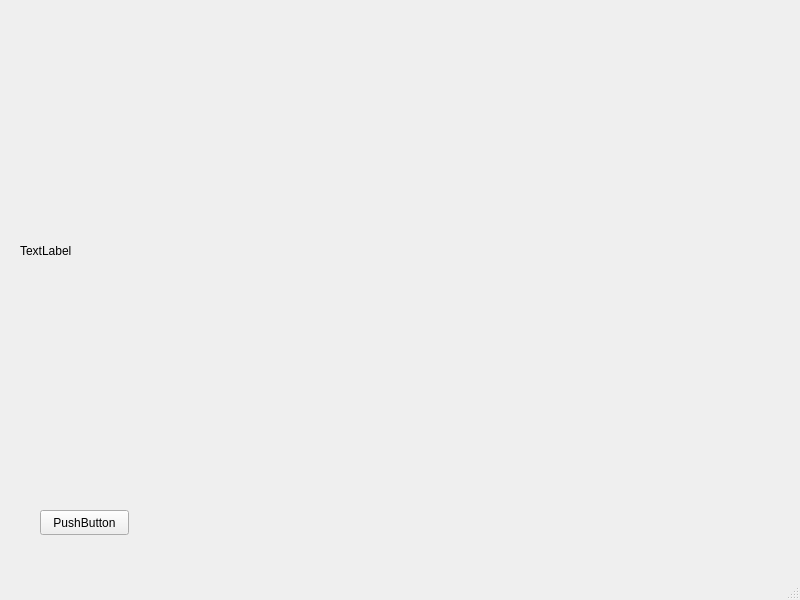
<?xml version="1.0" encoding="UTF-8"?>
<ui version="4.0">
 <class>MainWindow</class>
 <widget class="QMainWindow" name="MainWindow">
  <property name="geometry">
   <rect>
    <x>0</x>
    <y>0</y>
    <width>800</width>
    <height>600</height>
   </rect>
  </property>
  <property name="windowTitle">
   <string>MainWindow</string>
  </property>
  <widget class="QWidget" name="centralwidget">
   <widget class="QPushButton" name="pushButton">
    <property name="geometry">
     <rect>
      <x>40</x>
      <y>510</y>
      <width>89</width>
      <height>25</height>
     </rect>
    </property>
    <property name="text">
     <string>PushButton</string>
    </property>
   </widget>
   <widget class="QLabel" name="label">
    <property name="geometry">
     <rect>
      <x>20</x>
      <y>30</y>
      <width>701</width>
      <height>441</height>
     </rect>
    </property>
    <property name="text">
     <string>TextLabel</string>
    </property>
   </widget>
  </widget>
  <widget class="QMenuBar" name="menubar">
   <property name="geometry">
    <rect>
     <x>0</x>
     <y>0</y>
     <width>800</width>
     <height>22</height>
    </rect>
   </property>
  </widget>
  <widget class="QStatusBar" name="statusbar"/>
 </widget>
 <resources/>
 <connections/>
</ui>
